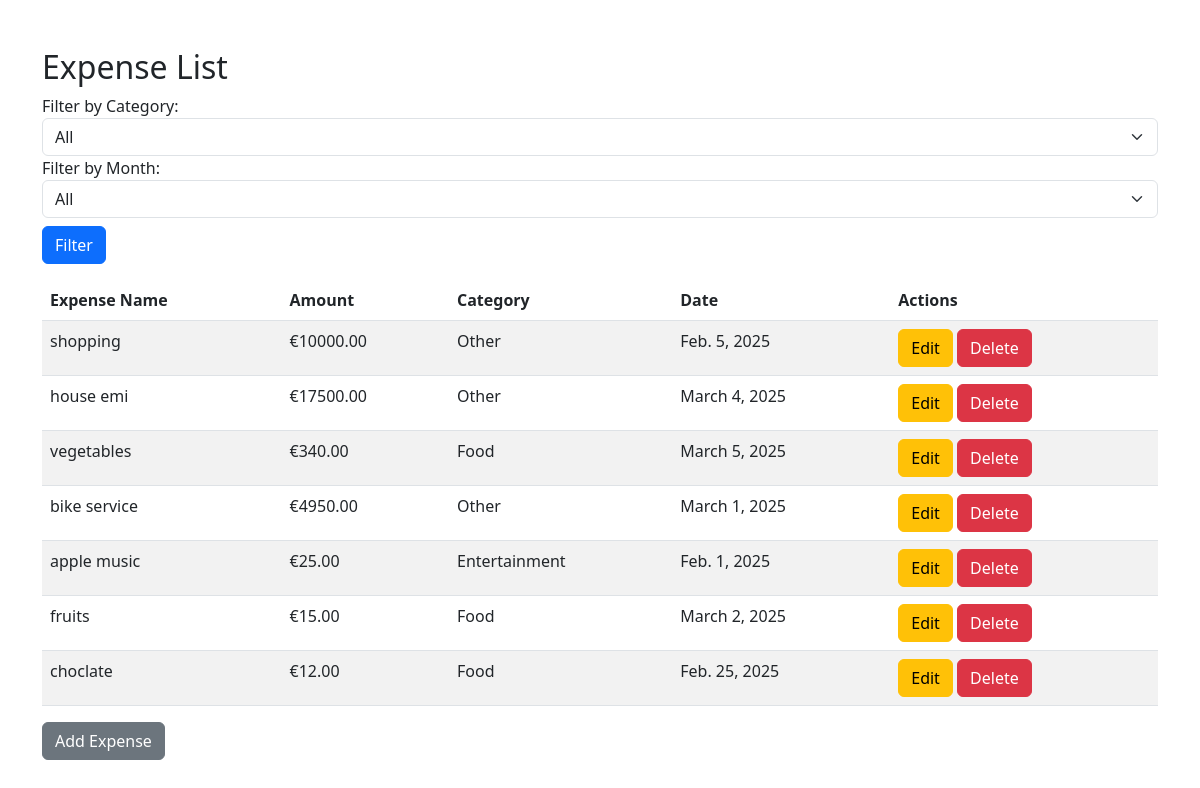
The page /expenses/ on the database its author committed.
### expenses/models.py (models this page shows)
class Expense(models.Model):
    CATEGORY_CHOICES = [
        ('Food', 'Food'),
        ('Rent', 'Rent'),
        ('Transport', 'Transport'),
        ('Entertainment', 'Entertainment'),
        ('Other', 'Other'),
    ]
    title = models.CharField(max_length=255)
    amount = models.DecimalField(max_digits=10, decimal_places=2)
    category = models.CharField(max_length=20, choices=CATEGORY_CHOICES)
    date = models.DateField()
    """ def __str__(self):
        return f"{self.title} - {self.amount}" """
    def __str__(self):
        return f"{self.title} - {self.amount:.2f}"

### expenses/views.py (the view)
# urls.py: path('', expense_list, name='expense_list'),
def expense_list(request):
    months = list(range(1, 13))
    category = request.GET.get('category')
    month = request.GET.get('month')
    expenses = Expense.objects.all()
    if category and category != "All":
        expenses = expenses.filter(category=category)
    if month:
        expenses = expenses.annotate(month=ExtractMonth('date')).filter(month=int(month))
    return render(request, 'expenses/expense_list.html', {'expenses': expenses, 'months': months})

### expenses/templates/expenses/expense_list.html (shortened to what this page needs)
<!DOCTYPE html>
<html>
<head>
    <link rel="stylesheet" href="https://cdn.jsdelivr.net/npm/bootstrap@5.3.0/dist/css/bootstrap.min.css">
</head>
<body>
<div class="container mt-5">
    <h2>Expense List</h2>
    <form method="GET" class="mb-3">
        <label>Filter by Category:</label>
        <select name="category" class="form-select">
            <option value="All">All</option>
        </select>
        <label>Filter by Month:</label>
        <select name="month" class="form-select">
            <option value="">All</option>
        </select>
        <button type="submit" class="btn btn-primary mt-2">Filter</button>
    </form>
    <table class="table table-striped">
        <thead>
            <tr>
                <th>Expense Name</th>
                <th>Amount</th>
                <th>Category</th>
                <th>Date</th>
                <th>Actions</th>
            </tr>
        </thead>
        <tbody>
            {% for expense in expenses %}
            <tr>
                <td>{{ expense.title }}</td>
                <td>€{{ expense.amount }}</td>
                <td>{{ expense.category }}</td>
                <td>{{ expense.date }}</td>
                <td>
                    <a href="{% url 'edit_expense' expense.id %}" class="btn btn-warning">Edit</a>
                    <a href="{% url 'delete_expense' expense.pk %}" class="btn btn-danger">Delete</a>
                </td>
            </tr>
            {% endfor %}
        </tbody>
    </table>
    <a href="{% url 'add_expense' %}" class="btn btn-secondary">Add Expense</a>
</div>
</body>
</html>

### rows shown on the page
Expense: title "shopping", amount "10000.00", category "Other", date "Feb. 5, 2025"
Expense: title "house emi", amount "17500.00", category "Other", date "March 4, 2025"
Expense: title "vegetables", amount "340.00", category "Food", date "March 5, 2025"
Expense: title "bike service", amount "4950.00", category "Other", date "March 1, 2025"
Expense: title "apple music", amount "25.00", category "Entertainment", date "Feb. 1, 2025"
Expense: title "fruits", amount "15.00", category "Food", date "March 2, 2025"
Expense: title "choclate", amount "12.00", category "Food", date "Feb. 25, 2025"
